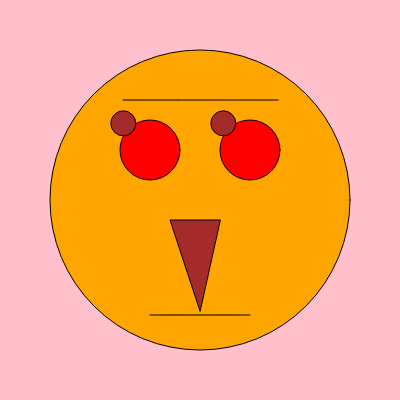
Frame 1 (no input)
Frame 60 (no input): identical to frame 1, image omitted
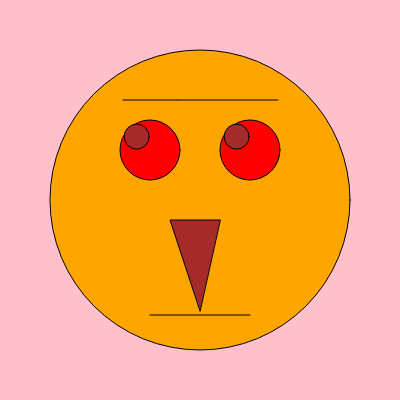
Frame 120 (the mouse pressed at the canvas centre since frame 60)

The p5.js sketch that drew these frames (run headless with seeded random() and noise() and a simulated clock; from frame 60 on, the mouse is pressed at the canvas centre):

// p5.js sketch
// ── sketch.js
function setup() {
  createCanvas(400, 400);
}
let olhoX;
let olhoY;

function draw() {
  background("pink");
  fill("orange");
  circle(200, 200, 300); // rosto
  fill("red");
  circle(150, 150, 60); // olho esquerdo
  circle(250, 150, 60); // olho direito
  line(150, 315, 250, 315); // boca
  fill("brown");
  triangle(200, 311, 170, 220, 220, 220); // nariz
  line(123, 100, 178, 100); // sobrancelha esquerda
  line(278, 100, 178, 100); // sobrancelha direita
  // circle(150,150,10); // pupila esquerda
  //circle(250,150,10); // pupila direita

  olhoX = map(mouseX, 100, 700, 130, 170);
  olhoY = map(mouseY, 100, 700, 130, 170);

  circle(olhoX, olhoY, 25); // nova pupila esquerda
  circle(olhoX + 100, olhoY, 25); //nova pupila direita
  if (mouseIsPressed) {
    console.log(mouseX, mouseY);
  }
}
